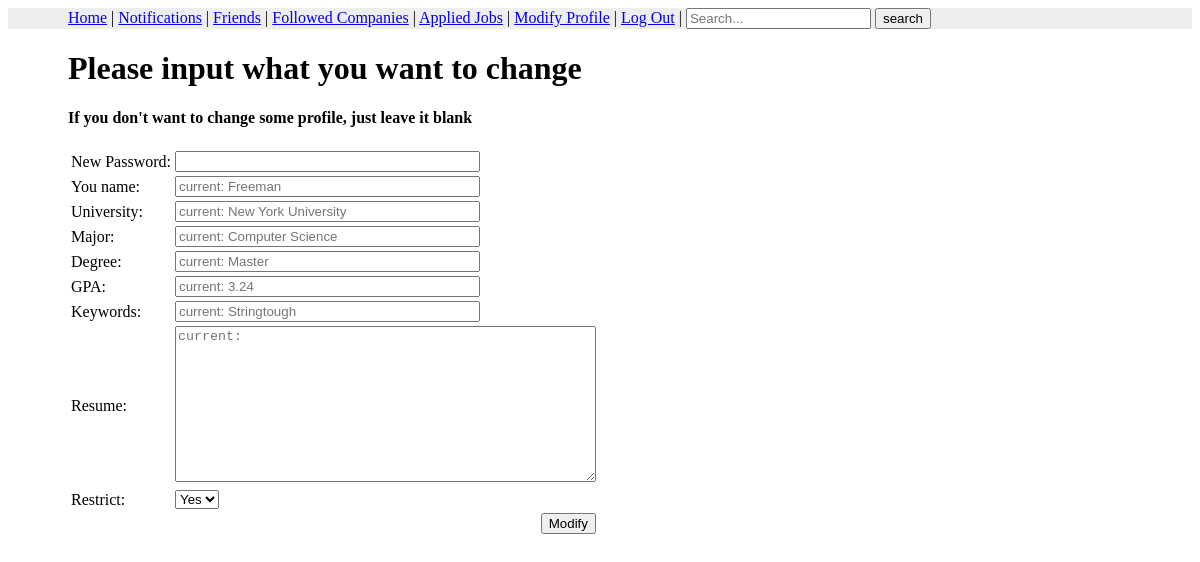
/zq/student_modify_profile.php (signed in), run on an earlier commit of the app's database.
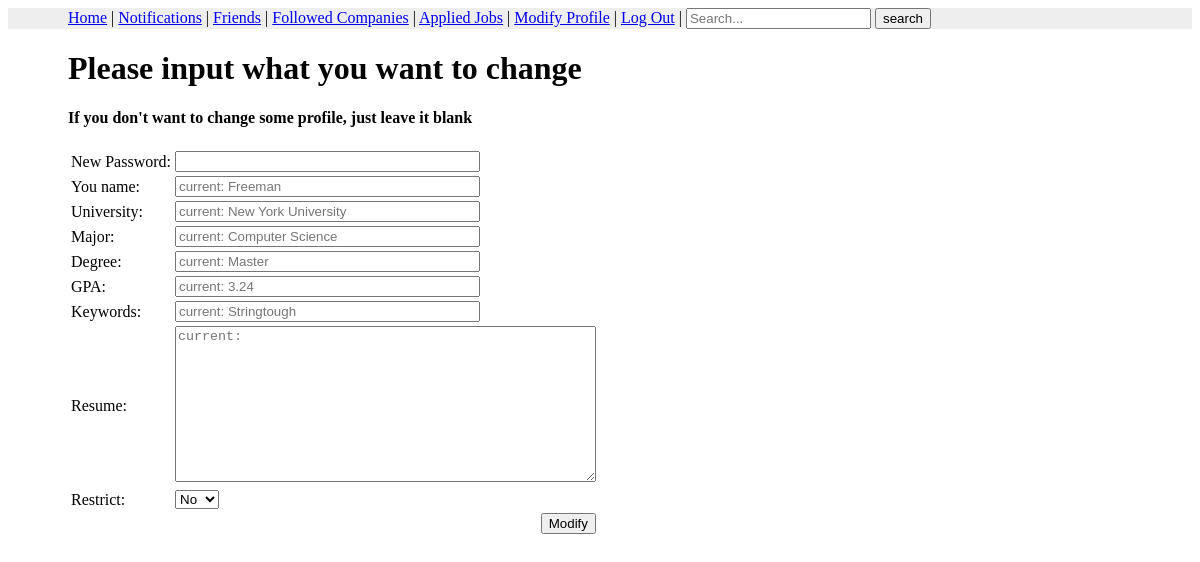
And on a later commit of the database.
### tables this page shows
CREATE TABLE `Student` (
  `sid` INT NOT NULL auto_increment,
  `username` VARCHAR(20) NOT NULL,
  `password` VARCHAR(50) NOT NULL,
  `sname` VARCHAR(20) NOT NULL,
  `university` VARCHAR(100) ,
  `major` VARCHAR(20),
  `degree` VARCHAR(20),
  `GPA` DECIMAL(3,2) ,
  `keywords` VARCHAR(500),
  `resume` Varchar(5000),
   
  `restrict` VARCHAR(1) NOT NULL DEFAULT '0',
  PRIMARY KEY (`sid`)
  );

### zq/student_modify_profile.php (the view, shortened to what this page needs)
<?php
    include_once '../lib/dbinfo.php';
    $username = $_SESSION['user'];
    $conn = new mysqli($DBhost, $DBuser, $DBpassword, $DBdatabase, $port);
?>
<!DOCTYPE html>
<html lang="en">
<head>
</head>
<body>
    <div class="navivation">
        <nav>
            <div class="wrapper">
                <a class="active" href="0_student-homepage.php">Home</a> |
                <a href="student_notifications.php">Notifications</a> |
                <a href="student_friends_page.php">Friends</a> |
                <a href="student_followed_companies.php">Followed Companies</a> |
                <a href="student_applied_jobs.php">Applied Jobs</a> |
                <a href="student_modify_profile.php">Modify Profile</a> |
                <a href="../lib/logout.php">Log Out</a> |
                <form action="student_search_result.php" method="get" id="keyword_search">
                    <input type="text" placeholder="Search..." name="keyword">
                    <button type="submit">search</button>
                </form>
            </div>
        </nav>
    </div>
    <?php
    $row = $conn->query("select sname, university, major, degree, GPA, keywords, resume, `restrict` from Student where username = '{$username}';")->fetch_assoc();
    $sname = $row['sname'];
    $university = $row['university'];
    $major = $row['major'];
    $degree = $row['degree'];
    $gpa = $row['GPA'];
    $keywords = $row['keywords'];
    $resume = $row['resume'];
    $restrict = $row['restrict'];
    ?>
    <div class="wrapper">
    <div class="modify_student_profile">
        <h1>Please input what you want to change</h1>
        <h4>If you don't want to change some profile, just leave it blank</h4>
        <form action="student_modify_profile_result.php" method="post">
            <table>
                <tr>
                    <td>New Password:</td>
                    <td><input type="password" name="password" size="35"></td>
                </tr>
                <tr>
                    <td>You name:</td>
                    <td><input type="text" name="sname" size="35" placeholder="current: <?php echo $sname; ?>"></td>
                </tr>
                <tr>
                    <td>University:</td>
                    <td><input type="text" name="university" size="35" placeholder="current: <?php echo $university; ?>"></td>
                </tr>
                <tr>
                    <td>Major:</td>
                    <td><input type="text" name="major" size="35" placeholder="current: <?php echo $major; ?>"></td>
                </tr>
                <tr>
                    <td>Degree:</td>
                    <td><input type="text" name="degree" size="35" placeholder="current: <?php echo $degree; ?>"></td>
                </tr>
                <tr>
                    <td>GPA:</td>
                    <td><input type="text" name="GPA" size="35" placeholder="current: <?php echo $gpa; ?>"></td>
                </tr>
                <tr>
                    <td>Keywords:</td>
                    <td><input type="text" name="keywords" size="35" placeholder="current: <?php echo $keywords; ?>"></td>
                </tr>
                <tr>
                    <td>Resume:</td>
                    <td>
                        <textarea name="resume" rows="10" cols="50" maxlength="4800" placeholder="current: <?php echo $resume; ?>"></textarea>
                    </td>
                </tr>
                <tr>
                    <td>Restrict:</td>
                    <td>
                        <select name="restrict" id="">
                            <?php
                            if ($restrict == '1') {
                                ?>
                                <option value="yes">Yes</option>
                                <?php
                            } else {
                                ?>
                                <option value="no">No</option>
                                <?php
                            }
                            ?>
                        </select>
                    </td>
                </tr>
                <tr>
                    <td></td>
                    <td align="right"><input type="submit" value="Modify"></td>
                </tr>
            </table>
        </form>
    </div>
    </div>
</body>
</html>

### zq/student_modify_profile.php (style rules this page uses)
form { display: inline-block; }
nav { background-color: #EEE }
.wrapper { padding: 0 60px 0 60px; }

What changed in the data, as far as the page shows it:
changed student "current: Freeman": restrict "Yes" → "No"
